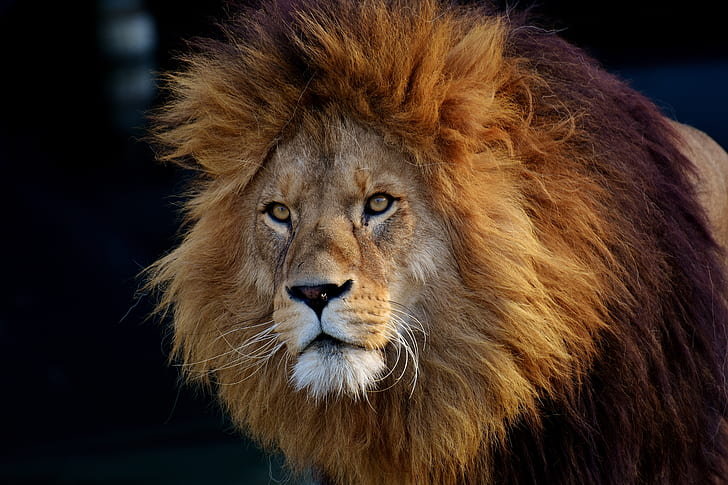
%> input picture Image Multiplication/images/lion.jpg, 728 x 485 px
$ octave ImageMultiplication.m   (GNU Octave 9; MATLAB toolbox functions it lacks are replaced by stand-ins)
%> lines starting %> are read from the running program, lines starting %| are printed output that depends on the picture
clc
clear all
close all

% read first image
img1 = imread('images/lion.jpg');
%> img1 is the input picture: size 485x728x3 uint8; mean R, G, B 65.3, 46.5, 33.9

% display first image with figure no. 1
figure(1), imshow(img1);

% read second image
img2 = imread('images/tiger.jpg');
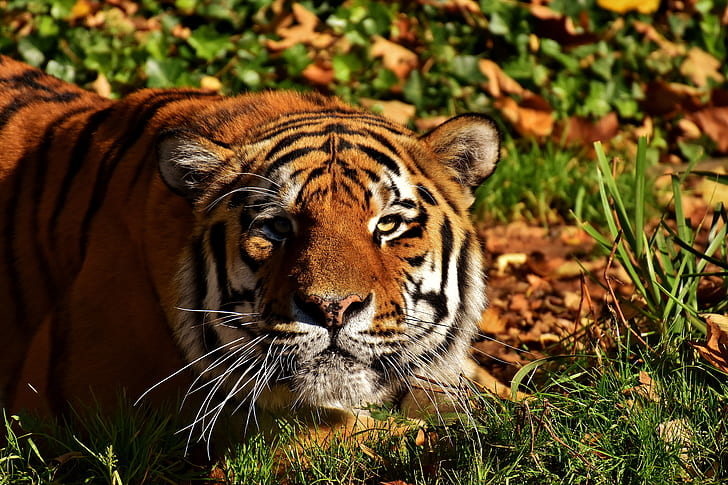
%> input picture Image Multiplication/images/tiger.jpg, 728 x 485 px
%> img2 is the input picture: size 485x728x3 uint8; mean R, G, B 91.1, 70.5, 32

% display first image with figure no. 2
figure(2), imshow(img2);

% multiply image img1 and img2
% image length must be same
img3 = immultiply(img1, img2);
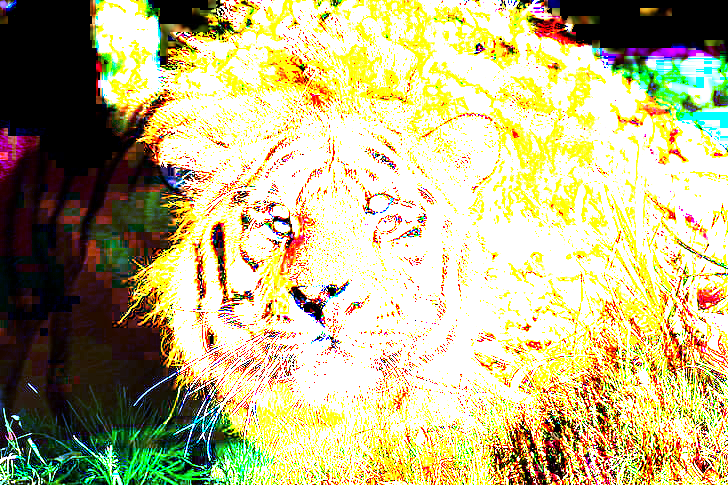
%> img3: size 485x728x3 uint8; mean R, G, B 188.1, 180.2, 133.1

% display after multiplication
figure(3), imshow(img3);

% plot the images
figure(4);
subplot(2,2,1); imshow(img1);
subplot(2,2,2); imshow(img2);
subplot(2,2,3); imshow(img3);
